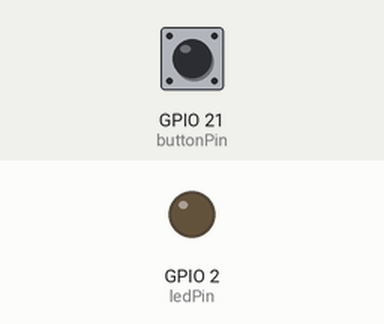
This sketch was run on a simulated ESP32. On the bench: output pins drawn as LEDs (lit = HIGH). Inputs (shaded band) come from the test bench; at power-on: GPIO 21 (buttonPin) LOW.

Above: at 1.2 s.
1.3 s: GPIO 21 (buttonPin) pulled HIGH for 0.15 s
At 1.37 s:
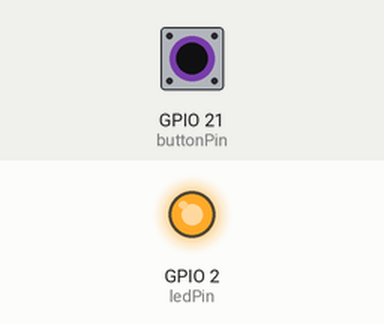
2.9 s: GPIO 21 (buttonPin) pulled HIGH for 3.2 s
At 6.8 s:
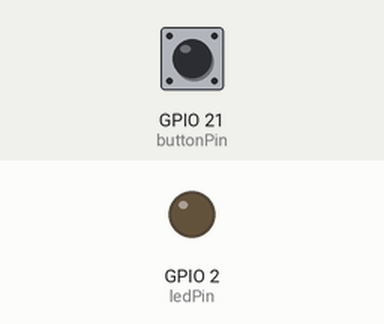
Timing chart, 0 to 8.3 s (numbered marks = the images above; inputs shaded):
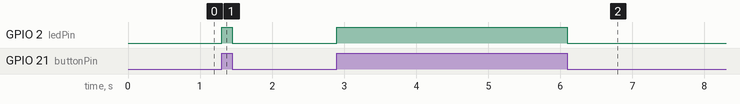

The sketch:

sketch.ino
```cpp
const int ledPin = 2; // Ganti sesuai dengan pin yang Anda gunakan
const int buttonPin = 21; // Ganti sesuai dengan pin yang Anda gunakan

int buttonState = 0; // Variabel untuk menyimpan status tombol

void setup() {
  pinMode(ledPin, OUTPUT);
  pinMode(buttonPin, INPUT);
}

void loop() {
  buttonState = digitalRead(buttonPin); // Baca status tombol

  if (buttonState == HIGH) { // Tombol ditekan
    digitalWrite(ledPin, HIGH); // Hidupkan LED
  } else {
    digitalWrite(ledPin, LOW); // Matikan LED
  }
}
```

Measured:
- after the input at 1.3 s, GPIO 2 (ledPin): LOW → HIGH at once, → LOW 0.15 s later
- after the input at 2.9 s, GPIO 2 (ledPin): LOW → HIGH at once, → LOW 3.2 s later
